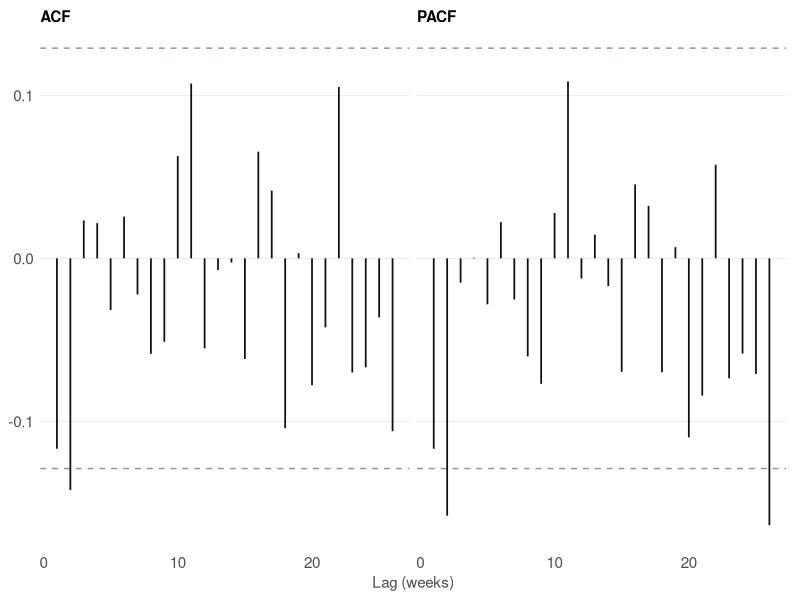
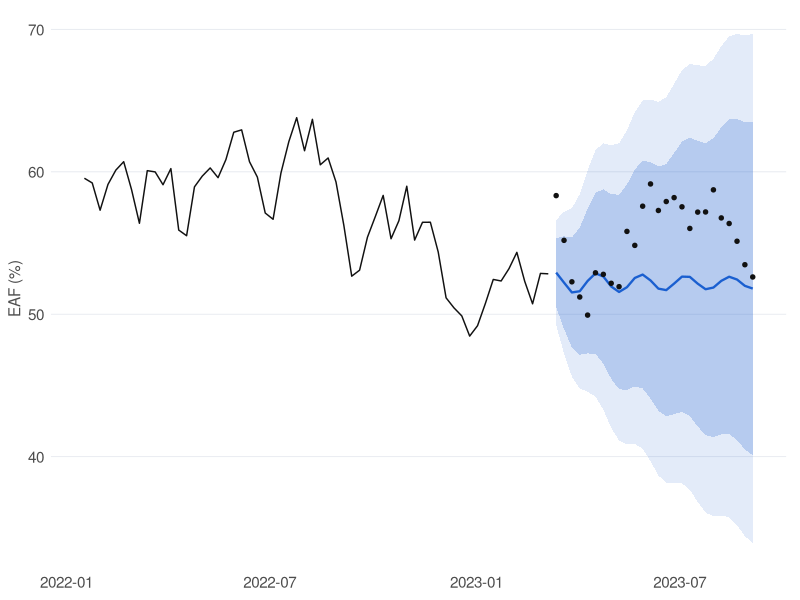
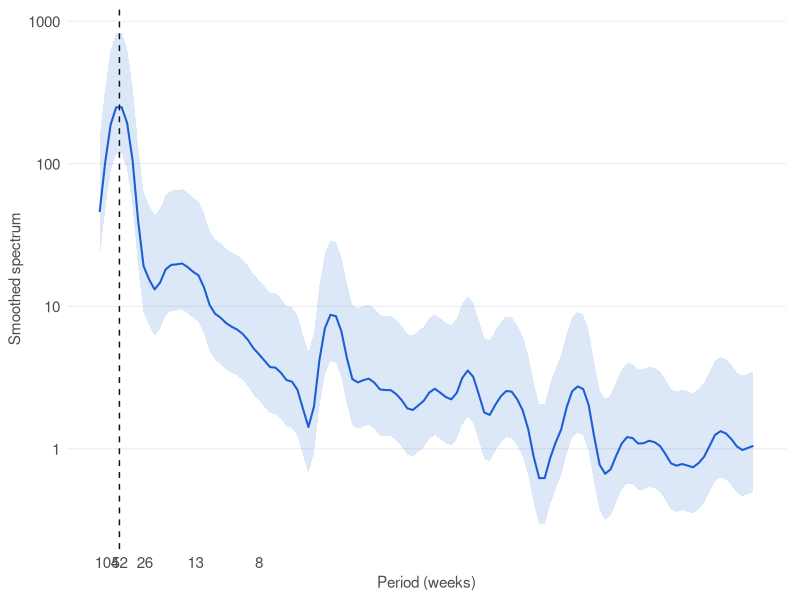

R code for these plots, in order:
## ---- chunk 1
#| label: setup
#| cache: false
#| include: false

# ---- Packages ----
library(tidyverse)   # wrangling and ggplot2
library(lubridate)   # week arithmetic
library(knitr)       # kable tables
library(tseries)     # ADF and KPSS tests

set.seed(2026)                                                           # reproducible simulations

# ---- One look for every figure ----
pal <- c(ink = "#111111", blue = "#1a5fd0", grey = "#8a94a6", light = "#e6e9ef")
theme_ts <- function(base = 11) {
  theme_minimal(base_size = base) %+replace%
    theme(
      plot.title    = element_text(face = "bold", hjust = 0, margin = margin(b = 4)),
      panel.grid.minor   = element_blank(),
      panel.grid.major.x = element_blank(),
      panel.grid.major.y = element_line(colour = pal[["light"]], linewidth = 0.3),
      axis.text  = element_text(colour = "grey30"),
      axis.title = element_text(colour = "grey30"),
      strip.text = element_text(face = "bold", hjust = 0),
      legend.position = "top", legend.justification = "left",
      plot.margin = margin(6, 10, 6, 6))
}
theme_set(theme_ts())

# ---- Data: weekly Eskom EAF (from Project 2) ----
eaf <- read_csv("../projects/project-02/data/eaf.csv", show_col_types = FALSE) |>
  mutate(date = as.Date(date)) |> arrange(date)
stopifnot(all(as.numeric(diff(eaf$date)) == 7))          # regular weekly spacing
y <- eaf$eaf; n <- length(y); dy <- diff(y)               # level and weekly change
## ---- chunk 2
#| label: tbl-stationarity
#| tbl-cap: "Unit-root and stationarity tests. ADF null: unit root. KPSS null: stationary around a trend (level) or constant (change)."

tibble(Series = c("EAF level", "Weekly change in EAF"),
       `ADF p`  = c(suppressWarnings(adf.test(y)$p.value), suppressWarnings(adf.test(dy)$p.value)),
       `KPSS p` = c(suppressWarnings(kpss.test(y, null = "Trend")$p.value),
                    suppressWarnings(kpss.test(dy, null = "Level")$p.value))) |> kable(digits = 3)
## ---- chunk 3
#| label: fig-cf
#| fig-cap: "Autocorrelation and partial autocorrelation of the weekly change in EAF. Dashed lines are approximate 95% bounds."

# ACF and PACF in one data frame (lag 0 dropped from the ACF)
cf_df <- function(z, lag.max = 26) {
  a <- acf(z, lag.max = lag.max, plot = FALSE); p <- pacf(z, lag.max = lag.max, plot = FALSE)
  bind_rows(tibble(type = "ACF",  lag = as.numeric(a$lag)[-1], r = as.numeric(a$acf)[-1]),
            tibble(type = "PACF", lag = as.numeric(p$lag),     r = as.numeric(p$acf)))
}
cf_df(dy) |> ggplot(aes(lag, r)) +
  geom_hline(yintercept = c(-1, 1) * 1.96 / sqrt(length(dy)), linetype = "dashed", colour = pal[["grey"]]) +
  geom_segment(aes(xend = lag, yend = 0), colour = pal[["ink"]], linewidth = 0.6) +
  facet_wrap(~type) + labs(x = "Lag (weeks)", y = NULL)
## ---- chunk 4
#| label: arima-fit

hold <- 26
train <- y[1:(n - hold)]; test <- y[(n - hold + 1):n]               # training set and 26-week hold-out
grid <- expand.grid(p = 0:3, q = 0:3)                               # candidate orders, d = 1 throughout
cand <- pmap_dfr(grid, function(p, q) {
  f <- tryCatch(arima(train, order = c(p, 1, q)), error = function(e) NULL)
  if (is.null(f)) return(NULL)
  tibble(p = p, q = q, AIC = AIC(f), BIC = BIC(f))
}) |> arrange(AIC)
best <- cand[1, ]
fit <- arima(train, order = c(best$p, 1, best$q))
lb  <- Box.test(residuals(fit), lag = 13, type = "Ljung-Box", fitdf = best$p + best$q)$p.value
## ---- chunk 5
#| label: tbl-cand
#| tbl-cap: "The five best ARIMA(p,1,q) models on the training data."

cand |> head(5) |> kable(digits = 1)
## ---- chunk 6
#| label: fig-arima-fc
#| fig-cap: "26-week hold-out forecast of EAF with 80% and 95% prediction intervals. Points are the actual values."

pr <- predict(fit, n.ahead = hold)
fc <- tibble(date = eaf$date[(n - hold + 1):n], fit_mean = as.numeric(pr$pred), se = as.numeric(pr$se),
             l80 = fit_mean - qnorm(0.90) * se, u80 = fit_mean + qnorm(0.90) * se,
             l95 = fit_mean - qnorm(0.975) * se, u95 = fit_mean + qnorm(0.975) * se, actual = test)
ggplot() +
  geom_line(data = tibble(date = eaf$date[1:(n - hold)], v = train) |> tail(60), aes(date, v), colour = pal[["ink"]]) +
  geom_ribbon(data = fc, aes(date, ymin = l95, ymax = u95), fill = pal[["blue"]], alpha = 0.12) +
  geom_ribbon(data = fc, aes(date, ymin = l80, ymax = u80), fill = pal[["blue"]], alpha = 0.22) +
  geom_line(data = fc, aes(date, fit_mean), colour = pal[["blue"]], linewidth = 0.8) +
  geom_point(data = fc, aes(date, actual), colour = pal[["ink"]], size = 1.2) +
  labs(x = NULL, y = "EAF (%)")

rmse_arima <- sqrt(mean((test - fc$fit_mean)^2))
rmse_naive <- sqrt(mean((test - tail(train, 1))^2))                 # naive: repeat the last observation
cov80 <- mean(test >= fc$l80 & test <= fc$u80); cov95 <- mean(test >= fc$l95 & test <= fc$u95)
## ---- chunk 7
#| label: fig-spec
#| fig-cap: "Smoothed periodogram of linearly detrended EAF with 95% confidence limits. The dashed line marks the annual period of 52 weeks."

xd <- resid(lm(y ~ seq_along(y)))                                   # remove the linear trend
sp <- spec.pgram(xd, spans = c(3, 5), taper = 0.1, detrend = FALSE, demean = TRUE, plot = FALSE)
spec_df <- tibble(freq = sp$freq, spec = sp$spec,
                  lo = sp$spec * sp$df / qchisq(0.975, sp$df),      # 95% limits from the chi-square distribution
                  hi = sp$spec * sp$df / qchisq(0.025, sp$df))
ggplot(spec_df, aes(freq)) +
  geom_ribbon(aes(ymin = lo, ymax = hi), fill = pal[["blue"]], alpha = 0.15) +
  geom_line(aes(y = spec), colour = pal[["blue"]], linewidth = 0.7) +
  geom_vline(xintercept = 1 / 52.18, linetype = "dashed", colour = pal[["ink"]]) +
  scale_y_log10() +
  scale_x_continuous(breaks = 1 / c(104, 52, 26, 13, 8), labels = c("104", "52", "26", "13", "8"), name = "Period (weeks)") +
  labs(y = "Smoothed spectrum")

f_pk <- sp$freq[which.max(sp$spec)]
band <- sp$freq >= 1 / 60 & sp$freq <= 1 / 45                       # periods of 45 to 60 weeks
share <- sum(sp$spec[band]) / sum(sp$spec)

# Cross-check: regress on one annual harmonic and test it
tt <- seq_along(y); w <- 2 * pi / 52.18
h1 <- lm(xd ~ sin(w * tt) + cos(w * tt))
r2 <- summary(h1)$r.squared; p_h <- anova(lm(xd ~ 1), h1)$`Pr(>F)`[2]
amp <- sqrt(sum(coef(h1)[2:3]^2))
## ---- chunk 8
#| label: whittle
#| code-fold: false
#| code-summary: "Whittle estimator for ARMA(1,1)"

# Whittle estimates (phi, theta, sigma2) for an ARMA(1,1) from the periodogram
whittle_arma11 <- function(x) {
  n <- length(x); x <- x - mean(x)
  j <- 1:floor((n - 1) / 2); lam <- 2 * pi * j / n                  # Fourier frequencies in (0, pi)
  I <- (Mod(fft(x))[j + 1])^2 / n                                    # periodogram
  e <- exp(-1i * lam)
  shape <- function(ph, th) Mod(1 + th * e)^2 / Mod(1 - ph * e)^2    # spectral shape g
  obj <- function(p) {                                               # profiled Whittle objective
    g <- shape(tanh(p[1]), tanh(p[2]))
    log(mean(I / g)) + mean(log(g))
  }
  o <- optim(c(0, 0), obj, method = "BFGS")
  ph <- tanh(o$par[1]); th <- tanh(o$par[2])
  c(phi = ph, theta = th, sigma2 = mean(I / shape(ph, th)))
}
## ---- chunk 9
#| label: tbl-whittle
#| tbl-cap: "ARMA(1,1) fitted to the weekly change in EAF by Whittle and by Gaussian maximum likelihood."

w_fit <- whittle_arma11(dy)
m_fit <- arima(dy, order = c(1, 0, 1))                              # exact Gaussian maximum likelihood
tibble(Method = c("Whittle", "Gaussian MLE"),
       phi = c(w_fit[["phi"]], coef(m_fit)[["ar1"]]), theta = c(w_fit[["theta"]], coef(m_fit)[["ma1"]]),
       sigma2 = c(w_fit[["sigma2"]], m_fit$sigma2)) |> kable(digits = 3)
## ---- chunk 10
#| label: tbl-whittle-sim
#| tbl-cap: "200 simulated ARMA(1,1) series of length 231 with phi = 0.7 and theta = 0.5: mean and spread of each estimator."

R <- 200; truth <- c(phi = 0.7, theta = 0.5)
sim <- map_dfr(1:R, function(r) {
  z <- arima.sim(list(ar = truth[["phi"]], ma = truth[["theta"]]), n = 231)   # true ARMA(1,1)
  w <- whittle_arma11(z)
  f <- tryCatch(arima(z, order = c(1, 0, 1)), error = function(e) NULL)
  mle <- if (is.null(f)) c(NA_real_, NA_real_) else unname(coef(f)[c("ar1", "ma1")])
  tibble(method = c("Whittle", "Gaussian MLE"), phi = c(w[["phi"]], mle[1]), theta = c(w[["theta"]], mle[2]))
})
sim |> group_by(method) |>
  summarise(`Mean phi` = mean(phi, na.rm = TRUE), `SD phi` = sd(phi, na.rm = TRUE),
            `Mean theta` = mean(theta, na.rm = TRUE), `SD theta` = sd(theta, na.rm = TRUE), .groups = "drop") |>
  kable(digits = 3)
## ---- chunk 11
#| label: gph
#| code-fold: false
#| code-summary: "GPH estimator of the memory parameter"

# GPH estimate of d from the lowest m Fourier frequencies, with its asymptotic standard error
gph <- function(x, m) {
  n <- length(x); x <- x - mean(x); j <- 1:m; lam <- 2 * pi * j / n
  I <- (Mod(fft(x))[j + 1])^2 / n                                    # periodogram
  reg <- log(4 * sin(lam / 2)^2)                                     # regressor
  fit <- lm(log(I) ~ reg)
  c(d = -coef(fit)[["reg"]], se = sqrt(pi^2 / 6 / sum((reg - mean(reg))^2)))
}

# Weekly absolute returns of Capitec, from Project 4's price file (simple version, no glitch screen)
prices <- read_csv("../projects/project-04/data/prices.csv", show_col_types = FALSE) |> mutate(date = as.Date(date))
cap <- prices |> filter(series == "capitec") |> arrange(date) |>
  mutate(wk = floor_date(date, "week", week_start = 1)) |>
  group_by(wk) |> summarise(adj = dplyr::last(adj), .groups = "drop") |>
  mutate(r = 100 * c(NA, diff(log(adj)))) |> drop_na() |>
  filter(wk >= as.Date("2015-01-05"), wk <= as.Date("2026-10-19"))
series <- list(`EAF level` = y, `Weekly change in EAF` = dy, `Capitec absolute weekly return` = abs(cap$r))
## ---- chunk 12
#| label: tbl-gph
#| tbl-cap: "GPH estimates of the memory parameter d at two bandwidths (m = n^0.5 and n^0.65), with asymptotic standard errors."

map_dfr(names(series), function(nm) {
  z <- series[[nm]]; n <- length(z)
  a <- gph(z, floor(n^0.5)); b <- gph(z, floor(n^0.65))
  tibble(Series = nm, n = n, `d (m = n^0.5)` = a[["d"]], `se 1` = a[["se"]], `d (m = n^0.65)` = b[["d"]], `se 2` = b[["se"]])
}) |> kable(digits = 2)
